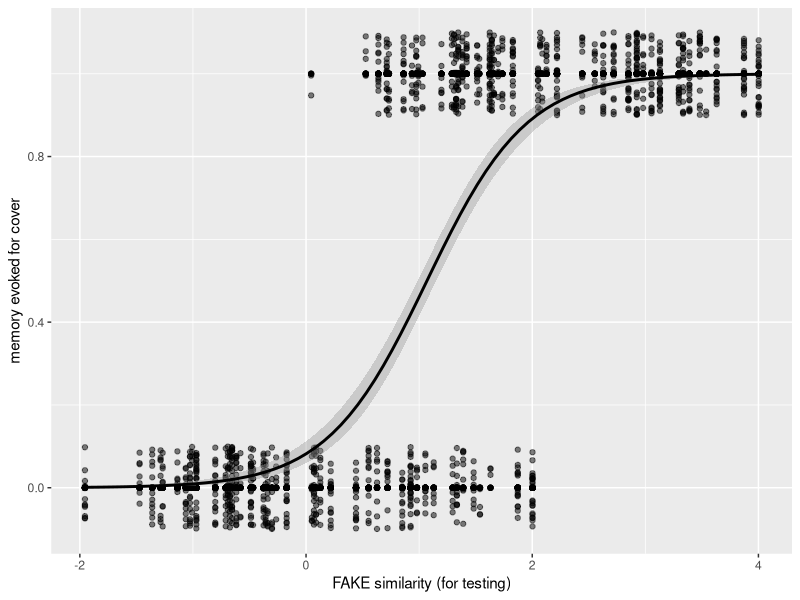
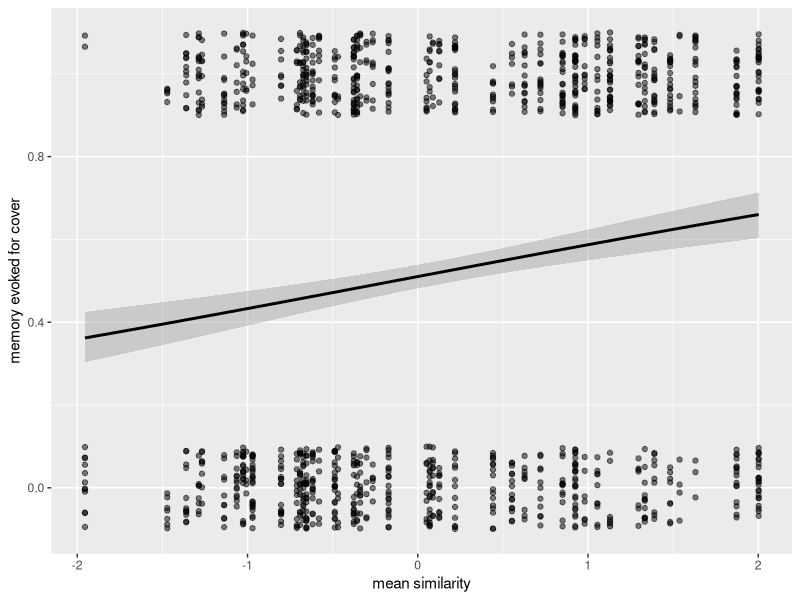
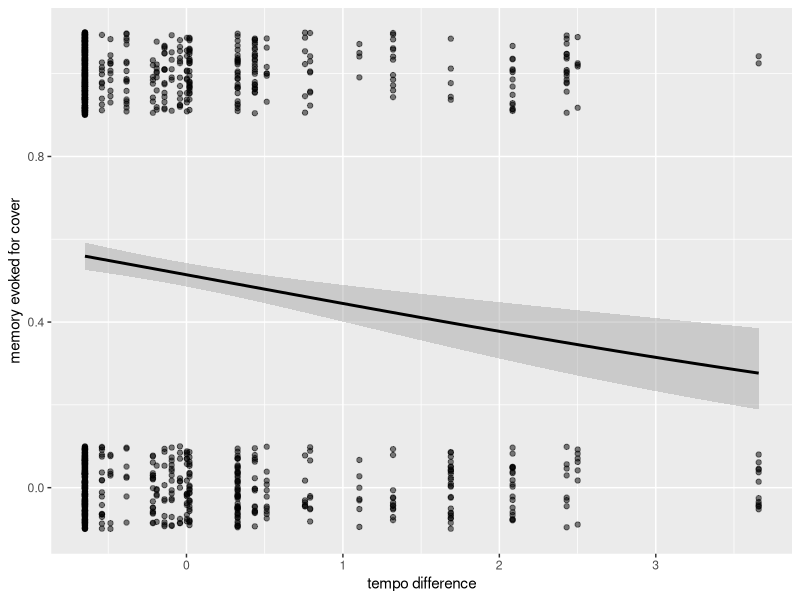
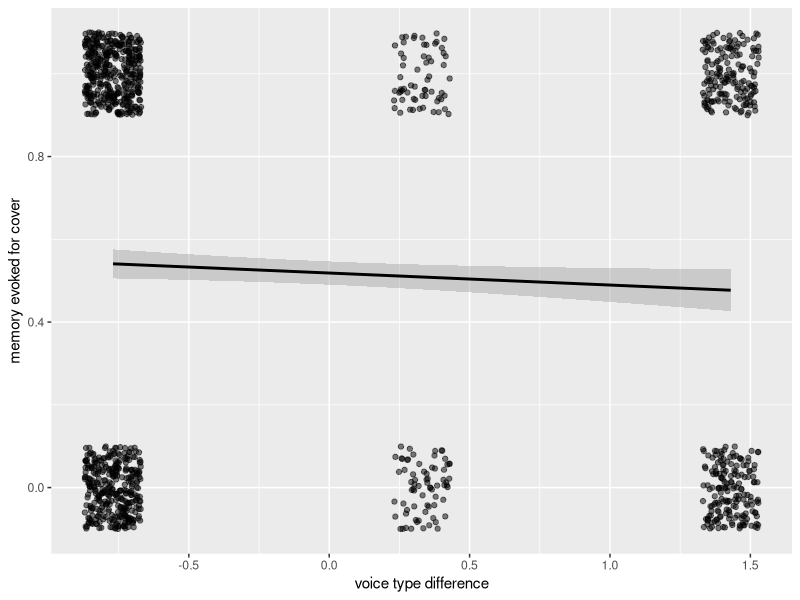
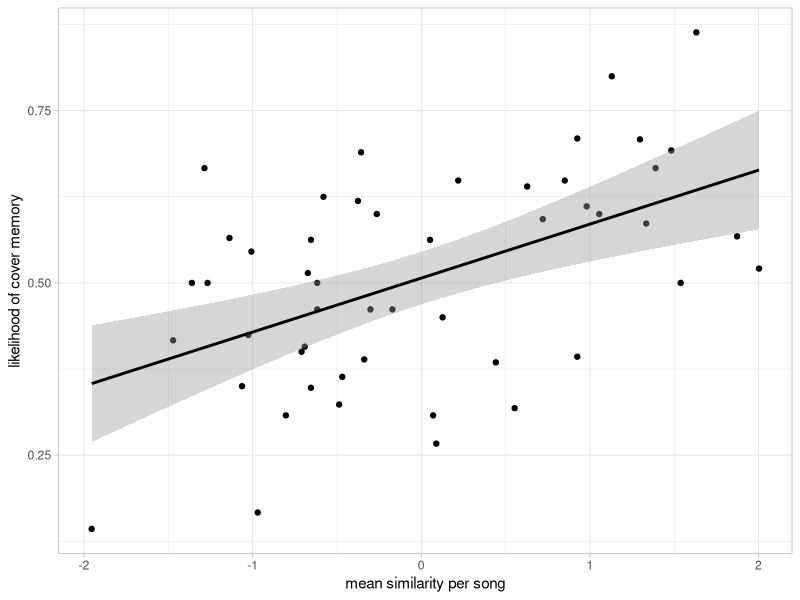
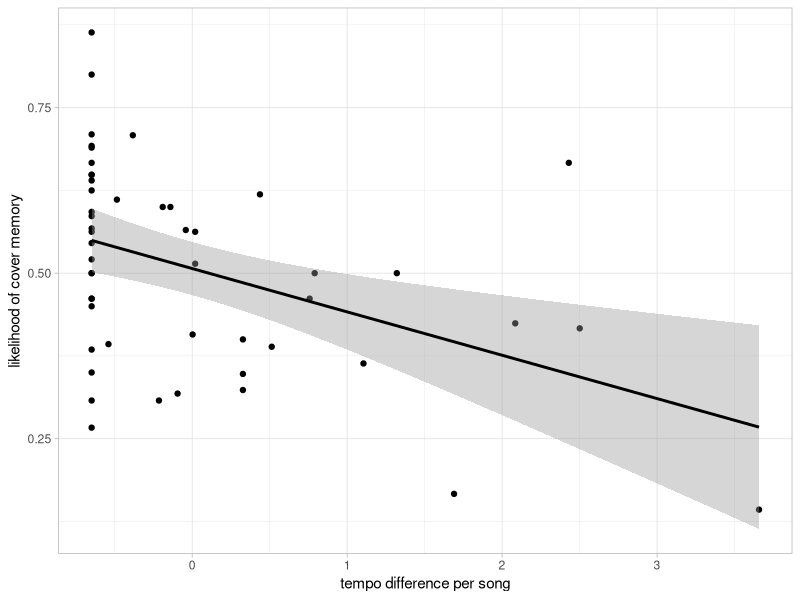

Reproduce these figures in R, in order.
## ---- chunk 1
knitr::opts_chunk$set(echo = FALSE, message = FALSE)
## ---- chunk 2
library(tidyverse)
library(magrittr)
library(lme4)
library(lmerTest)
## ---- chunk 3
data <- read_csv('../../data/processed/dense/joined_with_features/memory_original-w_or_wo_cover_memories.csv')
## ---- chunk 4
by_song <- read_csv('../../data/processed/dense/joined_with_features/similarity_and_scaled_feature_differences.csv')
## ---- chunk 5
summary(glmer(memory_cover ~ mean_sim + (1 | internal_id) + (1 | song_id), 
              data, family = binomial))
## ---- chunk 6
data_by_song <- data %>%
  group_by(song_id, memory_cover) %>%
  summarize(count = n()) %>%
  pivot_wider(id_cols = song_id, names_from = memory_cover, values_from = count) %>%
  mutate(likelihood = `TRUE` / (`TRUE` + `FALSE`)) %>%
  left_join(., by_song, by = join_by(song_id))
## ---- chunk 7
summary(lm(likelihood ~ mean_sim, data_by_song))
## ---- chunk 8
summary(glmer(memory_cover ~ tempo_difference + (1 | internal_id) + (1 | song_id), 
              data, family = binomial))
## ---- chunk 9
summary(glmer(memory_cover ~ mfccs_dist + (1 | internal_id) + (1 | song_id), 
              data, family = binomial))
## ---- chunk 10
summary(glmer(memory_cover ~ key_difference + (1 | internal_id) + (1 | song_id), 
              data, family = binomial))
## ---- chunk 11
summary(glmer(memory_cover ~ voice_type_difference + (1 | internal_id) + (1 | song_id), 
              data, family = binomial))
## ---- chunk 12
summary(glmer(memory_cover ~ mean_valence_difference + (1 | internal_id) + (1 | song_id), 
              data, family = binomial))
## ---- chunk 13
summary(glmer(memory_cover ~ mean_arousal_difference + (1 | internal_id) + (1 | song_id), 
              data, family = binomial))
## ---- chunk 14
summary(lm(likelihood ~ tempo_difference, data_by_song))
## ---- chunk 15
summary(lm(likelihood ~ mfccs_dist, data_by_song))
## ---- chunk 16
summary(lm(likelihood ~ key_difference, data_by_song))
## ---- chunk 17
summary(lm(likelihood ~ voice_type_difference, data_by_song))
## ---- chunk 18
summary(lm(likelihood ~ mean_valence_difference, data_by_song))
## ---- chunk 19
summary(lm(likelihood ~ mean_arousal_difference, data_by_song))
## ---- chunk 20
# testing - manipulate to make sure plotting function is working
data %>%
  mutate(test_similarity = ifelse(memory_cover, mean_sim + 2, mean_sim)) %>%
  mutate(memory_cover.int = ifelse(memory_cover == 1, 1, 0)) %>%
  ggplot(aes(test_similarity, memory_cover.int)) +
  geom_point() +
  geom_jitter(width = 0, height = 0.1, alpha = 0.5) +
  xlab('FAKE similarity (for testing)') +
  ylab('memory evoked for cover') +
  stat_smooth(method = 'glm', color = 'black',
              method.args = list(family = binomial))
## ---- chunk 21
data %>%
  mutate(memory_cover.int = ifelse(memory_cover == 1, 1, 0)) %>%
  ggplot(aes(mean_sim, memory_cover.int)) +
  geom_jitter(width = 0, height = 0.1, alpha = 0.5) +
  xlab('mean similarity') +
  ylab('memory evoked for cover') +
  stat_smooth(method = 'glm', color = 'black',
              method.args = list(family = binomial))
## ---- chunk 22
data %>%
  mutate(memory_cover.int = ifelse(memory_cover == 1, 1, 0)) %>%
  ggplot(aes(tempo_difference, memory_cover.int)) +
  geom_jitter(width = 0, height = 0.1, alpha = 0.5) +
  xlab('tempo difference') +
  ylab('memory evoked for cover') +
  stat_smooth(method = 'glm', color = 'black',
              method.args = list(family = binomial))
## ---- chunk 23
data %>%
  mutate(memory_cover.int = ifelse(memory_cover == 1, 1, 0)) %>%
  ggplot(aes(voice_type_difference, memory_cover.int)) +
  geom_jitter(width = 0.1, height = 0.1, alpha = 0.5) +
  xlab('voice type difference') +
  ylab('memory evoked for cover') +
  stat_smooth(method = 'glm', color = 'black',
              method.args = list(family = binomial))
## ---- chunk 24
ggplot(data_by_song, aes(mean_sim, likelihood)) +
  geom_point() +
  geom_smooth(method = "lm", color = 'black') +
  theme_light() +
  xlab('mean similarity per song') +
  ylab('likelihood of cover memory')
#ggsave('../figures/similarity_likelihood.png', width = 7, height = 5)
## ---- chunk 25
ggplot(data_by_song, aes(tempo_difference, likelihood)) +
  geom_point() +
  geom_smooth(method = "lm", color = 'black') +
  theme_light() +
  xlab('tempo difference per song') +
  ylab('likelihood of cover memory')
#ggsave('../figures/tempo_likelihood.png', width = 7, height = 5)
